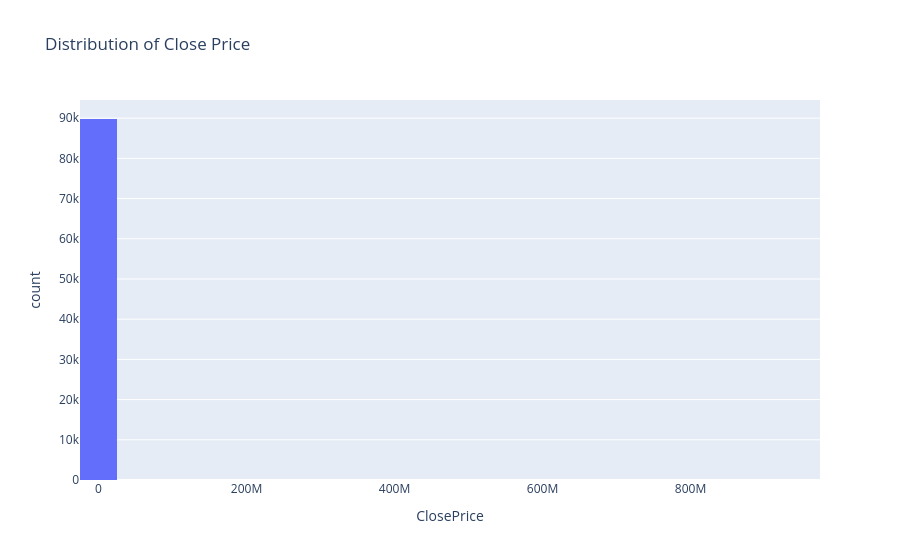

The cell this chart's notebook holds for it:
### Code cell
#distribution visualization
#need to trim top and bottom 0.5% of outliers 
fig = px.histogram(combined_dataset, x='ClosePrice', nbins=30, title='Distribution of Close Price')
fig

### Figure 1 — Plotly figure (JSON) as saved in the notebook; plotly's stock layout.template omitted (floating-point values rounded to 4 significant figures; data arrays with more than 128 entries replaced by an {"elided": "..."} marker saying what was removed)
{"data": [{"alignmentgroup": "True", "bingroup": "x", "hovertemplate": "ClosePrice=%{x}<br>count=%{y}<extra></extra>", "legendgroup": "", "marker": {"color": "#636efa", "pattern": {"shape": ""}}, "name": "", "nbinsx": 30, "offsetgroup": "", "orientation": "v", "showlegend": false, "type": "histogram", "x": {"elided": "89836 float values"}, "xaxis": "x", "yaxis": "y"}], "layout": {"barmode": "relative", "legend": {"tracegroupgap": 0}, "title": {"text": "Distribution of Close Price"}, "xaxis": {"anchor": "y", "domain": [0, 1], "title": {"text": "ClosePrice"}}, "yaxis": {"anchor": "x", "domain": [0, 1], "title": {"text": "count"}}}}
